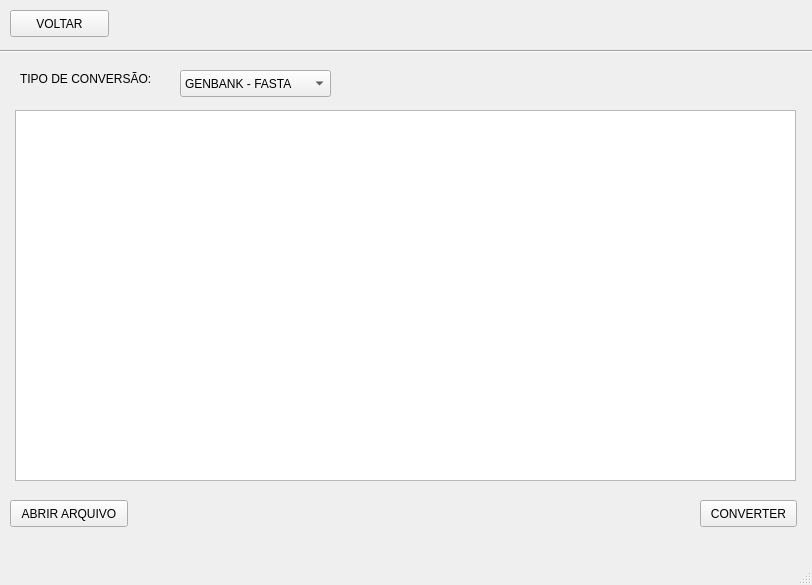
<?xml version="1.0" encoding="UTF-8"?>
<ui version="4.0">
 <class>Tela_Converter</class>
 <widget class="QMainWindow" name="Tela_Converter">
  <property name="geometry">
   <rect>
    <x>0</x>
    <y>0</y>
    <width>812</width>
    <height>585</height>
   </rect>
  </property>
  <property name="windowTitle">
   <string>MainWindow</string>
  </property>
  <widget class="QWidget" name="centralwidget">
   <widget class="QPushButton" name="botao_voltar">
    <property name="geometry">
     <rect>
      <x>10</x>
      <y>10</y>
      <width>99</width>
      <height>27</height>
     </rect>
    </property>
    <property name="text">
     <string>VOLTAR</string>
    </property>
    <property name="icon">
     <iconset>
      <normaloff>../images/voltar.png</normaloff>../images/voltar.png</iconset>
    </property>
   </widget>
   <widget class="Line" name="line">
    <property name="geometry">
     <rect>
      <x>0</x>
      <y>50</y>
      <width>821</width>
      <height>3</height>
     </rect>
    </property>
    <property name="orientation">
     <enum>Qt::Horizontal</enum>
    </property>
   </widget>
   <widget class="QComboBox" name="comboBox">
    <property name="geometry">
     <rect>
      <x>180</x>
      <y>70</y>
      <width>151</width>
      <height>27</height>
     </rect>
    </property>
    <item>
     <property name="text">
      <string>GENBANK - FASTA</string>
     </property>
    </item>
    <item>
     <property name="text">
      <string>FASTQ - FASTA</string>
     </property>
    </item>
   </widget>
   <widget class="QLabel" name="label">
    <property name="geometry">
     <rect>
      <x>20</x>
      <y>70</y>
      <width>151</width>
      <height>17</height>
     </rect>
    </property>
    <property name="text">
     <string>TIPO DE CONVERSÃO: </string>
    </property>
   </widget>
   <widget class="QPushButton" name="botao_abrir_arquivo">
    <property name="geometry">
     <rect>
      <x>10</x>
      <y>500</y>
      <width>118</width>
      <height>27</height>
     </rect>
    </property>
    <property name="text">
     <string>ABRIR ARQUIVO</string>
    </property>
   </widget>
   <widget class="QPushButton" name="botao_converter">
    <property name="geometry">
     <rect>
      <x>700</x>
      <y>500</y>
      <width>97</width>
      <height>27</height>
     </rect>
    </property>
    <property name="text">
     <string>CONVERTER</string>
    </property>
   </widget>
   <widget class="QTextEdit" name="setar_sequencia">
    <property name="geometry">
     <rect>
      <x>15</x>
      <y>110</y>
      <width>781</width>
      <height>371</height>
     </rect>
    </property>
    <property name="readOnly">
     <bool>true</bool>
    </property>
   </widget>
  </widget>
  <widget class="QMenuBar" name="menubar">
   <property name="geometry">
    <rect>
     <x>0</x>
     <y>0</y>
     <width>812</width>
     <height>25</height>
    </rect>
   </property>
  </widget>
  <widget class="QStatusBar" name="statusbar"/>
 </widget>
 <resources/>
 <connections/>
</ui>
